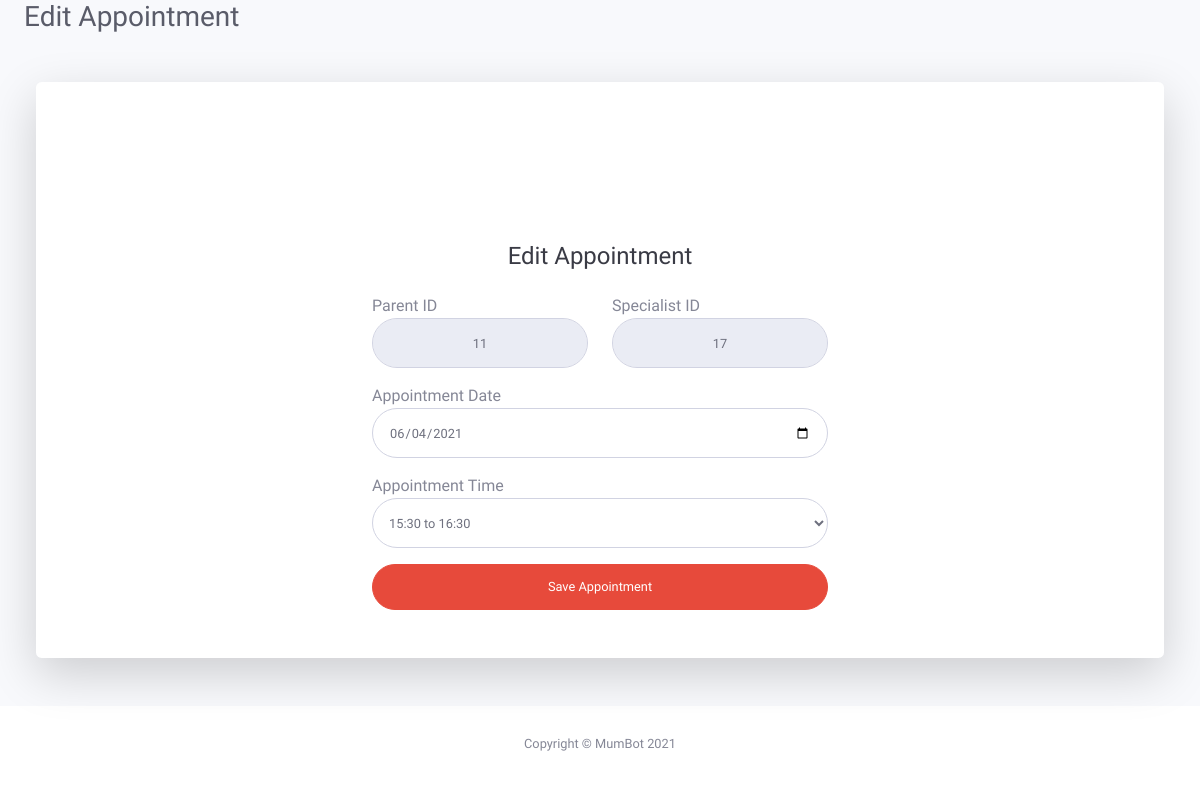
The app's page /grad/editappointment/2/ (signed in) with its own data.
### grad/models.py (models this page shows, shortened)
class VideoSession(models.Model):
    parent_id = models.ForeignKey(
        Parent, on_delete=models.CASCADE, related_name="VideoSessions")
    video_price = models.FloatField(default=50)
    video_duration_in_minutes = models.IntegerField(default=60)
    video_slot = models.ForeignKey(Slots, on_delete=models.CASCADE, related_name="RelatedApp")

class User(models.Model):
    user_password = models.CharField(max_length=32)
    user_name = models.CharField(max_length=25)
    user_phone = models.CharField(max_length=15)
    user_email = models.EmailField(max_length=254)
    user_role = models.IntegerField()

class Slots(models.Model):
    schedule_specialist = models.ForeignKey(
        Specialist, on_delete=models.CASCADE)
    free_day = models.CharField(max_length=20, default="")
    slot_date = models.DateField(
        auto_now=False, auto_now_add=False, default="2000-01-01")
    slot_start_time = models.TimeField(auto_now=False, auto_now_add=False)
    slot_end_time = models.TimeField(auto_now=False, auto_now_add=False)
    slot_start_time_integer = models.IntegerField(default=0)
    booked = models.BooleanField(default=0)

### grad/views.py (the view)
# urls.py: path("editappointment/<int:id>/", views.editappointment, name="editappointment"),
def editappointment(request, id):
    if not request.user.is_authenticated:
        messages.error(request, "You are not authorized to view this page!")
        return HttpResponseRedirect(reverse("login"))
    else:
        return render(request, "grad/editappointment.html", {
            "appointment": VideoSession.objects.get(pk=id),
            "newdate": VideoSession.objects.get(pk=id).video_slot.slot_date.strftime("%Y-%m-%d"),
            "newstarttime": VideoSession.objects.get(pk=id).video_slot.slot_start_time,
            "newendtime": VideoSession.objects.get(pk=id).video_slot.slot_end_time,
            "all_slots": Slots.objects.filter(slot_date=VideoSession.objects.get(pk=id).video_slot.slot_date, booked=0).values("slot_start_time", "slot_end_time").distinct(),
        })

### grad/models.py (called while the page is built)
    def __str__(self):
        return f"{self.id}"

    def __str__(self):
        return f"{self.id}"

### grad/templates/grad/editappointment.html (shortened to what this page needs)
<!DOCTYPE html>
<html lang="en">
<head>
    {% load static %}
    <link href="{% static  'grad/vendor/fontawesome-free/css/all.min.css' %}" rel="stylesheet" type="text/css">
    <link href="{% static  'grad/css/sb-admin-2.min.css' %}" rel="stylesheet">
</head>
<body id="page-top">
    <div id="wrapper">
        <div id="content-wrapper" class="d-flex flex-column">
            <div id="content">
                <div class="container-fluid">
                    <div class="d-sm-flex align-items-center justify-content-between mb-4">
                        <h1 class="h3 mb-0 text-gray-800">Edit Appointment</h1>
                    </div>
                    <div class="col-xl-12 col-lg-12 col-md-12">
                        <div class="card o-hidden border-0 shadow-lg my-5">
                            <div class="card-body p-0">
                                <div class="row">
                                    <div class="col-lg-3"></div>
                                    <div class="col-lg-6">
                                        <div class="p-5">
                                            <div class="text-center m-3"><i
                                                    class="fas fa-fw fa-calendar-minus fa-5x"></i></div>
                                            <div class="text-center">
                                                <h1 class="h4 text-gray-900 mb-4">Edit Appointment</h1>
                                            </div>
                                            <form class="user" method="post" action="{% url 'editappointmentconfirmation' appointment.id %}">
                                                <div class="form-group row">
                                                    <div class="col-sm-6 mb-3 mb-sm-0">
                                                        Parent ID
                                                        <input type="text" class="form-control form-control-user text-center"
                                                            placeholder="Parent ID" value="{{appointment.parent_id}}" disabled>
                                                    </div>
                                                    <div class="col-sm-6">
                                                        Specialist ID
                                                        <input type="text" class="form-control form-control-user text-center"
                                                            placeholder="Specialist ID"
                                                            value="{{appointment.video_slot.schedule_specialist}}" disabled name="spec_id">
                                                    </div>
                                                </div>
                                                <div class="form-group">
                                                Appointment Date
                                                    <input type="date" class="form-control form-control-user"
                                                        placeholder="Appointment Date"
                                                        value="{{newdate}}" name="date" id="app_date">
                                                </div>
                                                <div class="form-group">
                                                Appointment Time
                                                    <select class="form-control" id="AppTimeSelect" name="time">
                                                        <option selected value="{{newstarttime|date:"H:i"}}">{{newstarttime|date:"H:i"}} to {{newendtime|date:"H:i"}}</option>
                                                    </select>
                                                </div>
                                                <button type="submit" class="btn btn-danger btn-user btn-block">
                                                    Save Appointment
                                                </button>
                                            </form>
                                        </div>
                                    </div>
                                </div>
                            </div>
                        </div>
                    </div>
                </div>
            </div>
            <footer class="sticky-footer bg-white">
                <div class="container my-auto">
                    <div class="copyright text-center my-auto">
                        <span>Copyright &copy; MumBot 2021</span>
                    </div>
                </div>
            </footer>
        </div>
    </div>
</body>
</html>

### records on screen
VideoSession: parent_id "11", spec_id "17"
Slots: time "15:30 to 16:30"
